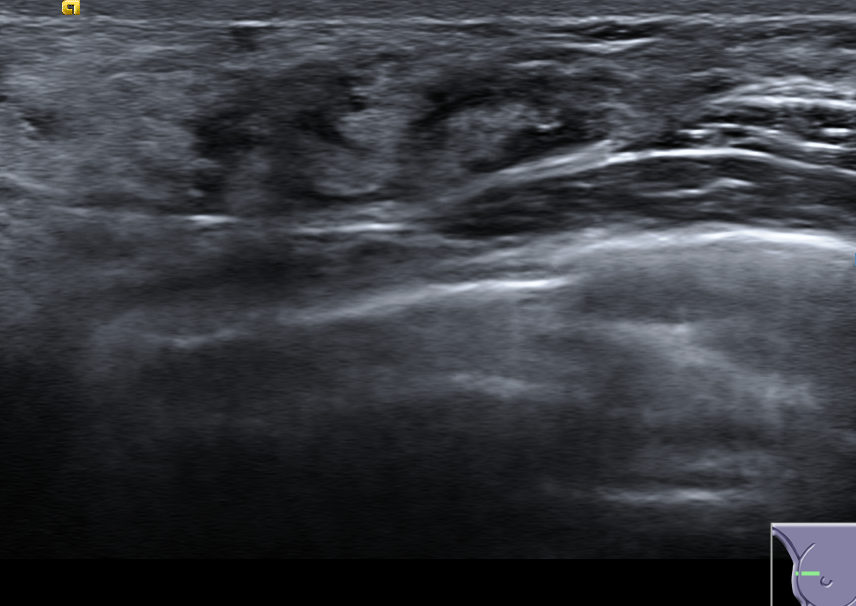
#> input picture resultados/validacion_v5_exploratoria/case_000/acoustic_telea.png, 856 x 606 px, given in place of ., which was not available
$ python -i benchmark.py   (imports and definitions only)   (older library calls are emulated)
#> lines starting #> are read from the running program, lines starting #| are printed output that depends on the picture; after the words box and inside, x2 and y2 are one past the last pixel; in counts of white or black regions, pixels touching at a corner belong together; pictures that were not available may be replaced by others from this repository, and a replacement may not be noted
### acoustic/cli.py
"""python -m acoustic.cli --image image.png --outdir new_directory"""
import argparse
import hashlib
import json
from pathlib import Path
import cv2
from .pipeline import run


def sha256(path):
    digest = hashlib.sha256()
    with open(path,'rb') as f:
        for chunk in iter(lambda:f.read(1024*1024),b''):
            digest.update(chunk)
    return digest.hexdigest()


def read(path, mask=False):
#> called with path = '.', mask = False
    a = cv2.imread(str(path), cv2.IMREAD_GRAYSCALE if mask else cv2.IMREAD_UNCHANGED)
#> a is the input picture: shape (606, 856, 3); mean B, G, R 63.7, 58.3, 55.7
    if a is None:
        raise ValueError(f'Unreadable image: {path}')
    if not mask and a.ndim == 3:
        if a.shape[2] != 3:
            raise ValueError('Alpha channels are not supported')
        a = cv2.cvtColor(a,cv2.COLOR_BGR2RGB)
    return a


def write(path, image):
    a = cv2.cvtColor(image,cv2.COLOR_RGB2BGR) if image.ndim == 3 else image
    if not cv2.imwrite(str(path),a):
        raise OSError(f'Failed to save {path}')


# [30 lines left out: function main, not called in this run]


# [2 lines that do not run on import are left out]

### acoustic/metrics.py
"""Explicit support, units and missingness for B-mode image measurements."""
import cv2
import numpy as np
from scipy import ndimage, stats
from skimage.metrics import structural_similarity


def binary(mask, shape):
    mask = np.asarray(mask)
    if mask.shape != tuple(shape) or not np.isfinite(mask).all():
        raise ValueError('Mask must be finite and match image H,W exactly')
    if not np.isin(mask, [0, 1, 255]).all():
        raise ValueError('Mask must be binary: 0/1 or 0/255')
    return mask != 0


def gray(image):
    a = np.asarray(image)
    if a.dtype != np.uint8 or a.ndim not in (2, 3) or (a.ndim == 3 and a.shape[2] != 3):
        raise ValueError('Expected uint8 grayscale or RGB; no implicit intensity scaling')
    return a.astype(float) if a.ndim == 2 else cv2.cvtColor(a, cv2.COLOR_RGB2GRAY).astype(float)


def ring_of(mask, radius=5):
    return ndimage.binary_dilation(mask, iterations=radius) & ~mask


def glcm_features(image, support, distance=1, levels=16):
    """Only count pairs with BOTH endpoints in support, four directions."""
    q = np.minimum((image * levels / 256).astype(int), levels - 1)
    counts = np.zeros((levels, levels), float)
    h, w = q.shape
    for dy, dx in [(0, distance), (distance, 0), (distance, distance), (distance, -distance)]:
        y0, y1 = max(0, -dy), min(h, h-dy)
        x0, x1 = max(0, -dx), min(w, w-dx)
        a = (slice(y0, y1), slice(x0, x1))
        b = (slice(y0+dy, y1+dy), slice(x0+dx, x1+dx))
        valid = support[a] & support[b]
        np.add.at(counts, (q[a][valid], q[b][valid]), 1)
    if counts.sum() < 8:
        return None
    counts += counts.T.copy()
    p = counts / counts.sum()
    i, j = np.indices(p.shape)
    mu = float((p*i).sum())
    variance = float((p*(i-mu)**2).sum())
    return {'contrast': float((p*(i-j)**2).sum()),
            'homogeneity': float((p/(1+(i-j)**2)).sum()),
            'entropy': float(-(p[p>0]*np.log2(p[p>0])).sum()),
            'correlation': float((p*(i-mu)*(j-mu)).sum()/variance) if variance > 0 else None}


def measurements(original, restored, mask, *, clean=None, artifact_gt=None, tissue=None, lesion=None):
    a, b = gray(original), gray(restored)
    if original.shape != restored.shape:
        raise ValueError('Restoration changed shape/channels')
    m = binary(mask, a.shape)
    changed = np.any(original != restored, axis=2) if original.ndim == 3 else original != restored
    r = ring_of(m)
    if tissue is not None:
        r &= binary(tissue, a.shape)
    if lesion is not None:
        r &= ~binary(lesion, a.shape)
    # Exclude all annotations, including detector false negatives, when GT exists.
    if artifact_gt is not None:
        r &= ~binary(artifact_gt, a.shape)
    out = {'mask_pixels': int(m.sum()), 'outside_changed_pixels': int((changed & ~m).sum()),
           'pfpr_pct': None, 'detector_fpr_pct': None, 'artifact_recall': None}
    if artifact_gt is not None:
        gt = binary(artifact_gt, a.shape)
        out['artifact_recall'] = float((m & gt).sum()/gt.sum()) if gt.any() else None
        if tissue is not None:
            biological = binary(tissue, a.shape) & ~gt
            if biological.any():
                out['pfpr_pct'] = float(100*(changed & biological).sum()/biological.sum())
                out['detector_fpr_pct'] = float(100*(m & biological).sum()/biological.sum())
    out.update({'std_ratio': None, 'variance_ratio': None, 'ks_statistic': None,
                'ks_p_iid_descriptive': None, 'sobel_jump': None, 'glcm': {}, 'acf_delta': {}})
    if m.sum() >= 8 and r.sum() >= 8:
        sp, sr = b[m].std(), a[r].std()
        if sr > 0:
            out['std_ratio'] = float(sp/sr)
            out['variance_ratio'] = float((sp/sr)**2)
        ks = stats.ks_2samp(b[m], a[r], method='asymp')
        out['ks_statistic'], out['ks_p_iid_descriptive'] = float(ks.statistic), float(ks.pvalue)
        for d in (1, 2, 3):
            p, q = glcm_features(b, m, d), glcm_features(a, r, d)
            out['glcm'][str(d)] = {k: abs(p[k]-q[k]) if p[k] is not None and q[k] is not None else None for k in p} if p and q else None
            # Directional pair correlation is a B-mode texture proxy, not measured PSF.
            for axis in (0, 1):
                def acf(im, support):
                    sl1, sl2 = [slice(None)]*2, [slice(None)]*2
                    sl1[axis], sl2[axis] = slice(None, -d), slice(d, None)
                    sl1, sl2 = tuple(sl1), tuple(sl2)
                    valid = support[sl1] & support[sl2]
                    x, y = im[sl1][valid], im[sl2][valid]
                    return float(np.corrcoef(x, y)[0, 1]) if len(x)>=8 and x.std()>0 and y.std()>0 else None
                x, y = acf(b, m), acf(a, r)
                out['acf_delta'][f'{axis}:{d}'] = abs(x-y) if x is not None and y is not None else None
    # Sobel 3x3, unnormalized, intensity range 0..255. Adjacent boundary pairs.
    gx = cv2.Sobel(b, cv2.CV_64F, 1, 0, ksize=3)
    gy = cv2.Sobel(b, cv2.CV_64F, 0, 1, ksize=3)
    magnitude = np.hypot(gx, gy)
    jumps = []
    for axis in (0, 1):
        s1, s2 = [slice(None)]*2, [slice(None)]*2
        s1[axis], s2[axis] = slice(None, -1), slice(1, None)
        s1, s2 = tuple(s1), tuple(s2)
        boundary = m[s1] != m[s2]
        jumps.extend(np.abs(magnitude[s1]-magnitude[s2])[boundary].tolist())
    out['sobel_jump'] = float(np.mean(jumps)) if jumps else None
    out.update({'ppsnr_db': None, 'pssim': None, 'edge_l1': None, 'perfect_reconstruction': False})
    if clean is not None:
        c = gray(clean)
        if c.shape != a.shape:
            raise ValueError('Clean GT shape mismatch')
        if m.any():
            mse = float(np.mean((c[m]-b[m])**2))
            out['perfect_reconstruction'] = mse == 0
            out['ppsnr_db'] = float(10*np.log10(255**2/mse)) if mse > 0 else None
            if min(c.shape) >= 11:
                _, smap = structural_similarity(c, b, data_range=255, gaussian_weights=True,
                                                sigma=1.5, use_sample_covariance=False, full=True)
                out['pssim'] = float(smap[m].mean())
            if lesion is not None:
                l = binary(lesion, a.shape)
                edge = (ndimage.binary_dilation(l) ^ ndimage.binary_erosion(l)) & m
                if edge.any():
                    cx = cv2.Sobel(c, cv2.CV_64F, 1, 0, ksize=3)
                    cy = cv2.Sobel(c, cv2.CV_64F, 0, 1, ksize=3)
                    out['edge_l1'] = float((np.abs(gx-cx)+np.abs(gy-cy))[edge].mean())
    return out


# [10 lines left out: function segmentation_metrics, not called in this run]

### acoustic/pipeline.py
"""Selective inpainting: a candidate is exported only after explicit QC."""
from dataclasses import dataclass, asdict
import cv2
import numpy as np
from scipy import ndimage
from .metrics import binary, gray, ring_of, measurements


@dataclass(frozen=True)
class Policy:
    max_coverage: float = 0.08
    min_std_ratio: float = 0.80
    max_std_ratio: float = 1.20
    max_sobel_jump: float = 60.0
    protected_margin_px: int = 3
    min_ring_pixels: int = 32


def detect(image):
    """Heuristic candidates, NEVER a calibrated tissue/annotation classifier.

    Keep stroke support only; no expansion into surrounding anatomy.
    Includes bright crosses, thin measurement lines and aligned text groups.
    """
    g = gray(image).astype(np.uint8)
    top = cv2.morphologyEx(g, cv2.MORPH_TOPHAT, np.ones((9,9), np.uint8))
    bright = ((g >= 220) & (top >= 40)).astype(np.uint8)
    core = cv2.erode((g >= 235).astype(np.uint8), np.ones((3,3), np.uint8))
    solid = cv2.dilate(core, np.ones((9,9), np.uint8)) > 0
    bright[solid] = 0
    h = cv2.morphologyEx(bright, cv2.MORPH_OPEN, np.ones((1,5),np.uint8))
    v = cv2.morphologyEx(bright, cv2.MORPH_OPEN, np.ones((5,1),np.uint8))
    d1 = cv2.morphologyEx(bright, cv2.MORPH_OPEN, np.eye(5,dtype=np.uint8))
    d2 = cv2.morphologyEx(bright, cv2.MORPH_OPEN, np.fliplr(np.eye(5,dtype=np.uint8)))
    k = np.ones((3,3), np.uint8)
    seeds = (cv2.dilate(h,k)&cv2.dilate(v,k)) | (cv2.dilate(d1,k)&cv2.dilate(d2,k))
    clusters = cv2.morphologyEx(bright, cv2.MORPH_CLOSE, np.ones((2,11),np.uint8))
    n, labels, info, _ = cv2.connectedComponentsWithStats(clusters)
    for idx in range(1,n):
        x,y,w,hh,area = info[idx]
        if w >= 18 and 5 <= hh <= 24 and w/hh >= 1.5:
            seeds[labels == idx] = 1
    # Long, bright straight strokes; still ambiguous in tissue and require support.
    for kernel in (np.ones((1,21),np.uint8), np.ones((21,1),np.uint8)):
        seeds |= cv2.morphologyEx(bright, cv2.MORPH_OPEN, kernel)
    n, labels = cv2.connectedComponents(bright)
    ids = np.unique(labels[seeds > 0])
    result = np.isin(labels, ids[ids>0]) & (bright>0)
    if image.ndim==3:
        rgb=image.astype(np.int16)
        # Yellow overlays are suppressed by grayscale-only thresholds. Candidate
        # support only: color is not a clinical certification of annotation.
        yellow=(rgb[...,0]>130)&(rgb[...,1]>100)&(rgb[...,2]<0.60*np.minimum(rgb[...,0],rgb[...,1]))
        n,yl,info,_=cv2.connectedComponentsWithStats(yellow.astype(np.uint8))
        for idx in range(1,n):
            if 2<=info[idx,cv2.CC_STAT_AREA]<=2000:
                result |= yl==idx
    return result


def acoustic_candidate(image, mask, neural=None):
    """FFC structure plus bounded local residual gain; no white noise injection.

    Correct only under-dispersed components, and keep all exterior pixels exact.
    This regularizer is a B-mode texture prior, not recovery of transducer PSF.
    """
    m = binary(mask, image.shape[:2])
    if not m.any():
        return image.copy()
    base = neural.inpaint(image, m.astype(np.uint8)*255) if neural else cv2.inpaint(image, m.astype(np.uint8)*255, 3, cv2.INPAINT_TELEA)
    g = gray(base).astype(np.float32)
    low = cv2.GaussianBlur(g, (0,0), 1.2)
    residual = g-low
    # base has already replaced annotation pixels before filtering: no bright leakage.
    adjusted = g.copy()
    labels, n = ndimage.label(m)
    for idx in range(1,n+1):
        comp = labels == idx
        ring = ring_of(comp) & ~m
        if comp.sum() < 8 or ring.sum() < 32:
            continue
        sp, sr = residual[comp].std(), residual[ring].std()
        if sp > 1e-6 and sr > sp:
            gain = min(1.5, float(sr/sp))
            adjusted[comp] = low[comp]+residual[comp]*gain
    delta = adjusted-g
    proposal = np.clip(np.rint(base.astype(float)+(delta[...,None] if base.ndim==3 else delta)),0,255).astype(np.uint8)
    result = image.copy()
    result[m] = proposal[m]
    return result


def run(image, mask=None, *, certified_artifact=None, protected=None, neural=None, policy=None):
    """No certified support => abstention, preserving original + candidate mask.

    certified_artifact is independent pixelwise annotation support, NOT a lesion
    segmentation. In unattended use it may come from an independently validated
    upstream detector. Supplying it is an explicit trust boundary.
    """
    policy = policy or Policy()
    gray(image)
    m = detect(image) if mask is None else binary(mask, image.shape[:2])
    report = {'policy': asdict(policy), 'status': 'abstained', 'reasons': [],
              'backend': 'ffc_acoustic' if neural else 'telea_acoustic',
              'candidate_pixels': int(m.sum()), 'clinical_validation': False}
    if not m.any():
        report.update(status='unchanged', reasons=['no_candidate_not_proof_of_cleanliness'])
        return image.copy(), m, report
    if certified_artifact is None:
        report['reasons'].append('independent_artifact_support_required')
    elif np.any(m & ~binary(certified_artifact,m.shape)):
        report['reasons'].append('candidate_outside_certified_artifact')
    if m.mean() > policy.max_coverage:
        report['reasons'].append('excessive_mask_coverage')
    if protected is not None:
        p = binary(protected,m.shape)
        if policy.protected_margin_px > 0:
            p = ndimage.binary_dilation(p,iterations=policy.protected_margin_px)
        if np.any(m&p):
            report['reasons'].append('protected_anatomy_intersection')
    if report['reasons']:
        return image.copy(), m, report
    candidate = acoustic_candidate(image,m,neural)
    qc = measurements(image,candidate,m)
    report['qc'] = qc
    # Each component must pass, so a large good patch cannot hide a small bad one.
    labels, n = ndimage.label(m)
    component_qc = []
    for idx in range(1,n+1):
        comp = labels == idx
        clean_ring = ring_of(comp)&~m
        q = measurements(image,candidate,comp,tissue=~m)
        component_qc.append(q)
        if clean_ring.sum() < policy.min_ring_pixels or q['std_ratio'] is None or q['sobel_jump'] is None:
            report['reasons'].append('insufficient_component_support')
        elif not policy.min_std_ratio <= q['std_ratio'] <= policy.max_std_ratio or q['sobel_jump'] >= policy.max_sobel_jump:
            report['reasons'].append('component_acoustic_qc_failed')
    report['components'] = component_qc
    if qc['outside_changed_pixels'] != 0:
        report['reasons'].append('outside_mask_changed')
    if report['reasons']:
        report['reasons'] = sorted(set(report['reasons']))
        return image.copy(), m, report
    report['status'] = 'accepted_research'
    return candidate,m,report

### acoustic/benchmark.py
"""Paired synthetic overlays, distinct oracle-mask and end-to-end experiments."""
import argparse
import csv
import json
import platform
from pathlib import Path
import cv2
import numpy as np
from .cli import read, write, sha256
from .metrics import measurements
from .pipeline import detect, acoustic_candidate, run


def overlay(clean, seed):
    """Antialiased '+'/'x', measurement dots and text; exact affected support."""
#> called with seed = 42
    rng = np.random.default_rng(seed)
    h,w = clean.shape[:2]
    if min(h,w)<64:
        raise ValueError('Synthetic overlay requires >=64 pixels per axis')
    alpha = np.zeros((h,w),np.uint8)
    g = cv2.cvtColor(clean,cv2.COLOR_RGB2GRAY) if clean.ndim==3 else clean
    visible = ((g>20)&(g<230)).astype(np.float32)
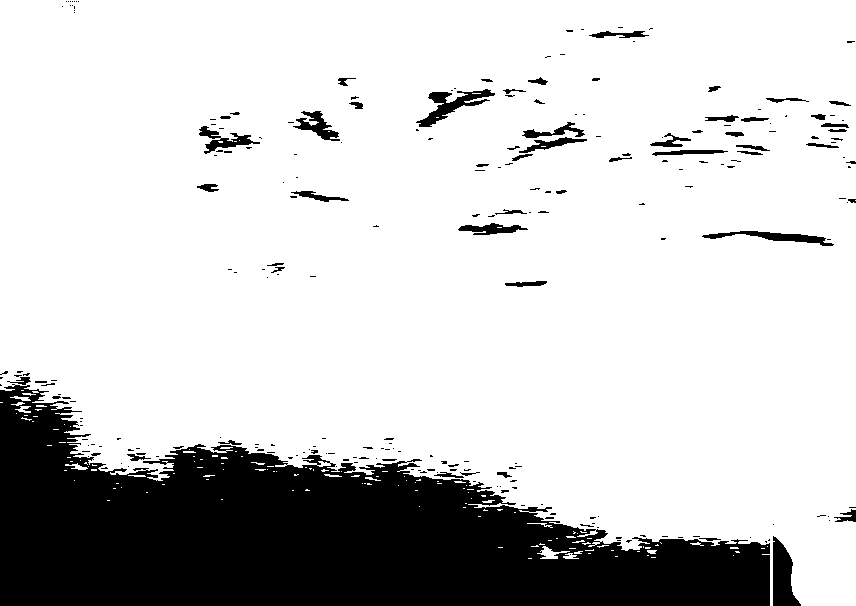
#> visible: shape (606, 856) float32; values 0 (black) and 1 (white), 80.1% white; 247 black regions (187 under 20 px), largest, box (x1, y1, x2, y2) and area: (0, 384, 770, 606) 93497, (773, 536, 801, 606) 1207, (416, 89, 495, 127) 984
    # Geometric placement eligibility only, NOT a certified biological tissue mask.
    eligible = cv2.boxFilter(visible,-1,(31,31)) > 0.95
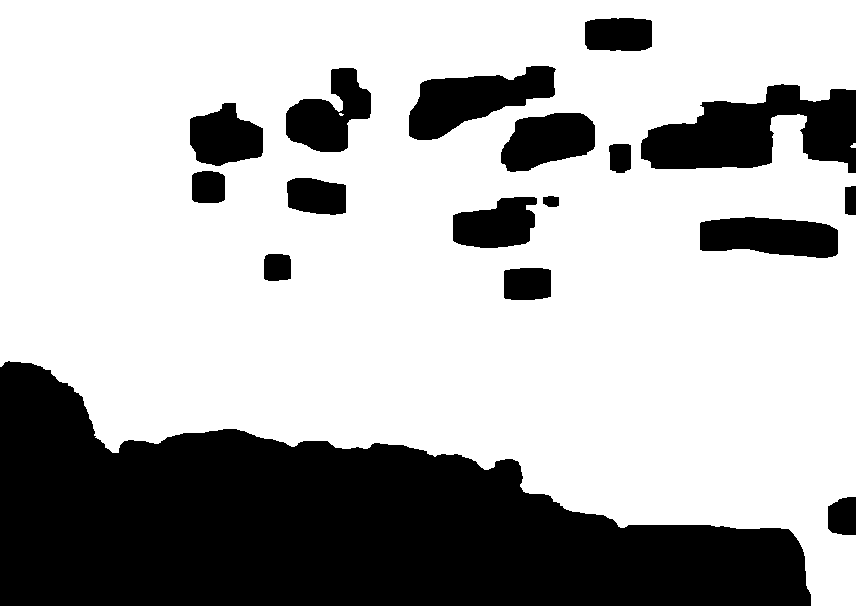
#> eligible: shape (606, 856) bool; 69.1% white; 17 black regions, largest, box (x1, y1, x2, y2) and area: (0, 361, 811, 606) 114601, (641, 84, 856, 173) 11498, (409, 66, 556, 140) 5879
    eligible[:16] = eligible[-16:] = False
    eligible[:,:16] = eligible[:,-16:] = False
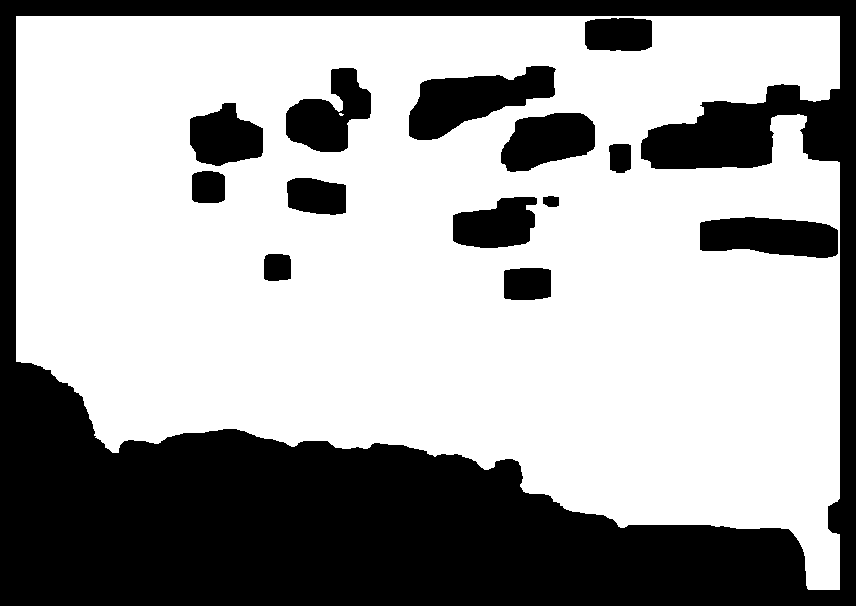
#> eligible: shape (606, 856) bool; 63.9% white; 14 black regions, largest, box (x1, y1, x2, y2) and area: (0, 0, 856, 606) 154381, (409, 66, 556, 140) 5879, (700, 217, 838, 258) 4539
    ys,xs = np.where(eligible)
    if len(ys)<2:
        raise ValueError('Insufficient visible context for synthetic overlay')
    selected = rng.choice(len(ys),2,replace=False)
#> selected = [29584, 256549]
    pts = [(int(xs[i]),int(ys[i])) for i in selected]
#> pts = [(365, 54), (359, 380)]
    for idx,(x,y) in enumerate(pts):
        arm = int(rng.integers(5,11))
        if idx == 0:
            ends = [((x-arm,y),(x+arm,y)),((x,y-arm),(x,y+arm))]
        else:
            ends = [((x-arm,y-arm),(x+arm,y+arm)),((x-arm,y+arm),(x+arm,y-arm))]
        for p,q in ends:
            cv2.line(alpha,p,q,255,1,cv2.LINE_AA)
#> this loop made 2 passes
#> (x, y, arm, ends) on passes 1 to 2: (365, 54, 7, [((358, 54), (372, 54)), ((365, 47), (365, 61))]), (359, 380, 7, [((352, 373), (366, 387)), ((352, 387), (366, 373))])
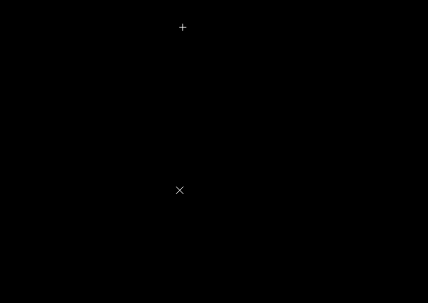
#> alpha: shape (606, 856) (shown at 1/2 size); min 0, max 255, mean 0
    for t in np.linspace(0,1,20):
        x,y = np.rint(np.array(pts[0])*(1-t)+np.array(pts[1])*t).astype(int)
        cv2.circle(alpha,(int(x),int(y)),0,220,-1)
#> this loop made 20 passes
#> (x, y) on passes 1 to 8: (365, 54), (365, 71), (364, 88), (364, 105), (364, 123), (363, 140), (363, 157), (363, 174)
#> alpha: shape (606, 856); under 0.01% of pixels changed, all inside (x1, y1, x2, y2) = (359, 54, 366, 381)
    # Place text within a predominantly visible rectangle, not the black footer.
    text_context = cv2.boxFilter(visible,-1,(90,20)) > 0.95
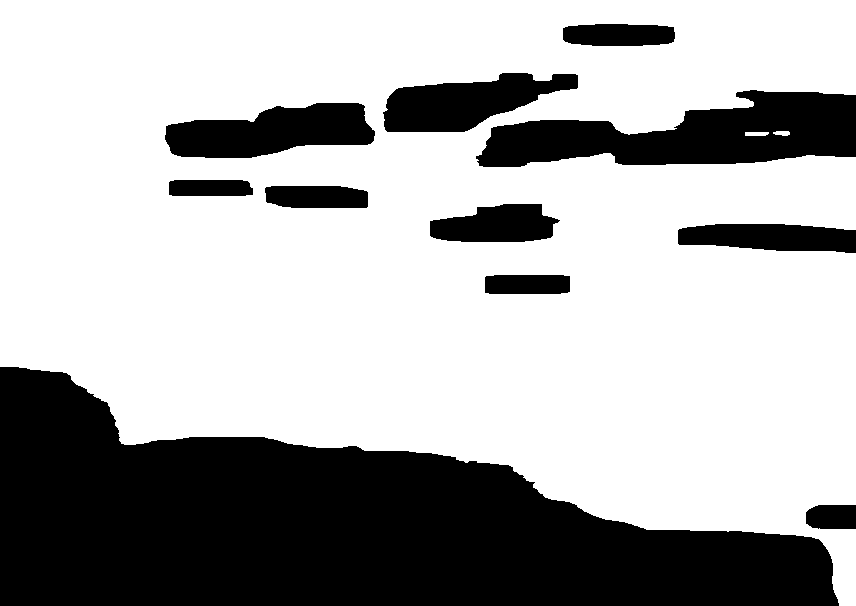
#> text_context: shape (606, 856) bool; 68.2% white; 11 black regions, largest, box (x1, y1, x2, y2) and area: (0, 367, 839, 606) 116097, (476, 90, 856, 167) 17831, (165, 103, 375, 158) 7917
    text_context[:20] = text_context[-20:] = False
    text_context[:,:46] = text_context[:,-46:] = False
#> text_context: shape (606, 856) bool; 57.9% white; 8 black regions, largest, box (x1, y1, x2, y2) and area: (0, 0, 856, 606) 192779, (165, 103, 375, 158) 7917, (383, 73, 578, 132) 6896
#> (the rest of the program and of its run is left out)
